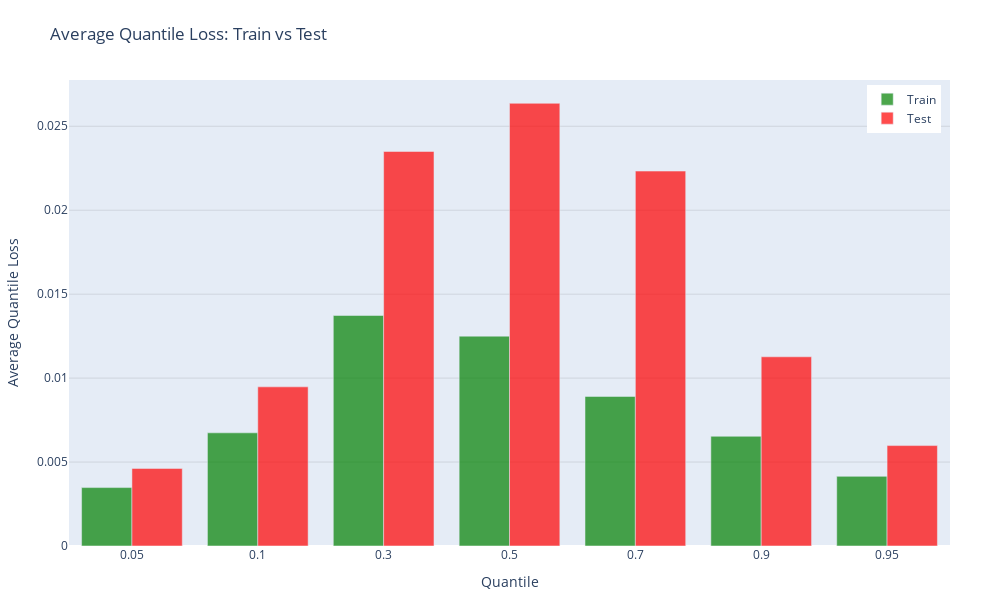

The cell this chart's notebook holds for it:
### Code cell
# Plot the results
plot_train_test_performance(qrf_results)

### Figure 1 — Plotly figure (JSON) as saved in the notebook; plotly's stock layout.template omitted (floating-point values rounded to 4 significant figures)
{"data": [{"marker": {"color": "rgba(0, 128, 0, 0.7)"}, "name": "Train", "type": "bar", "x": ["0.05", "0.1", "0.3", "0.5", "0.7", "0.9", "0.95"], "y": [0.00348, 0.00674, 0.01373, 0.0125, 0.008909, 0.006535, 0.004148]}, {"marker": {"color": "rgba(255, 0, 0, 0.7)"}, "name": "Test", "type": "bar", "x": ["0.05", "0.1", "0.3", "0.5", "0.7", "0.9", "0.95"], "y": [0.004621, 0.009479, 0.0235, 0.02637, 0.02233, 0.01127, 0.005982]}], "layout": {"barmode": "group", "height": 600, "legend": {"x": 0.99, "xanchor": "right", "y": 0.99, "yanchor": "top"}, "margin": {"b": 50, "l": 50, "r": 50, "t": 80}, "title": {"text": "Average Quantile Loss: Train vs Test"}, "width": 1000, "xaxis": {"title": {"text": "Quantile"}}, "yaxis": {"gridcolor": "rgba(0,0,0,0.1)", "gridwidth": 1, "showgrid": true, "title": {"text": "Average Quantile Loss"}}}}
